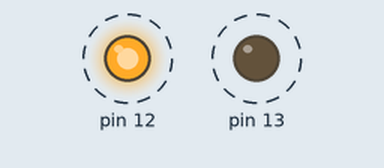
Recording of a sketch running on a simulated Arduino Uno, built with avr-gcc and run on an emulated ATmega328P. On the bench: output pins drawn as LEDs (lit = HIGH). Dashed ring = blinking.

Above: at 0.5 s.
Timing chart, 0 to 4.6 s (numbered marks = the images above):
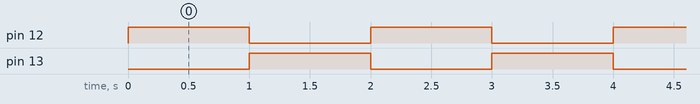

Measured:
- by itself, pin 12, pin 13: alternates HIGH for 1.0 s and LOW for 1.0 s

The sketch:

fig3.ino
```cpp
void setup() {
  pinMode(12,OUTPUT);
  pinMode(13,OUTPUT);
}

void loop() {
    // this code will blink two leds on and off at opposite intervals
  digitalWrite(12,HIGH);
  digitalWrite(13, LOW);
  delay(1000);
  digitalWrite(12,LOW);
  digitalWrite(13,HIGH);
  delay(1000);
}
```
